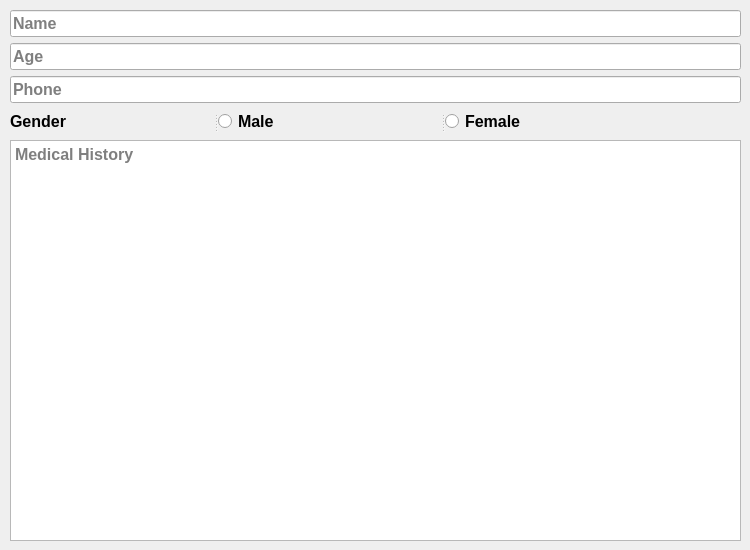
       <widget class="QWidget" name="showPatientReportTab">
        <attribute name="title">
         <string>Show</string>
        </attribute>
        <widget class="QWidget" name="layoutWidget_9">
         <property name="geometry">
          <rect>
           <x>10</x>
           <y>10</y>
           <width>731</width>
           <height>531</height>
          </rect>
         </property>
         <layout class="QGridLayout" name="gridLayout_15">
          <item row="1" column="0">
           <widget class="QSplitter" name="splitter_8">
            <property name="orientation">
             <enum>Qt::Horizontal</enum>
            </property>
            <widget class="QLabel" name="genderLable">
             <property name="font">
              <font>
               <family>Arial</family>
               <pointsize>12</pointsize>
               <weight>75</weight>
               <bold>true</bold>
              </font>
             </property>
             <property name="text">
              <string>Gender</string>
             </property>
            </widget>
            <widget class="QRadioButton" name="showGM">
             <property name="font">
              <font>
               <family>Arial</family>
               <pointsize>12</pointsize>
               <weight>75</weight>
               <bold>true</bold>
              </font>
             </property>
             <property name="cursor">
              <cursorShape>PointingHandCursor</cursorShape>
             </property>
             <property name="text">
              <string>Male</string>
             </property>
            </widget>
            <widget class="QRadioButton" name="showGF">
             <property name="font">
              <font>
               <family>Arial</family>
               <pointsize>12</pointsize>
               <weight>75</weight>
               <bold>true</bold>
              </font>
             </property>
             <property name="cursor">
              <cursorShape>PointingHandCursor</cursorShape>
             </property>
             <property name="text">
              <string>Female</string>
             </property>
            </widget>
           </widget>
          </item>
          <item row="0" column="0">
           <layout class="QFormLayout" name="formLayout_7">
            <item row="0" column="0" colspan="2">
             <widget class="QLineEdit" name="showName">
              <property name="font">
               <font>
                <family>Arial</family>
                <pointsize>12</pointsize>
                <weight>75</weight>
                <bold>true</bold>
               </font>
              </property>
              <property name="placeholderText">
               <string>Name</string>
              </property>
             </widget>
            </item>
            <item row="1" column="0" colspan="2">
             <widget class="QLineEdit" name="showAge">
              <property name="font">
               <font>
                <family>Arial</family>
                <pointsize>12</pointsize>
                <weight>75</weight>
                <bold>true</bold>
               </font>
              </property>
              <property name="placeholderText">
               <string>Age</string>
              </property>
             </widget>
            </item>
            <item row="2" column="0" colspan="2">
             <widget class="QLineEdit" name="showPhone">
              <property name="font">
               <font>
                <family>Arial</family>
                <pointsize>12</pointsize>
                <weight>75</weight>
                <bold>true</bold>
               </font>
              </property>
              <property name="placeholderText">
               <string>Phone</string>
              </property>
             </widget>
            </item>
           </layout>
          </item>
          <item row="2" column="0">
           <widget class="QTextEdit" name="showMedicalHistory">
            <property name="font">
             <font>
              <family>Arial</family>
              <pointsize>12</pointsize>
              <weight>75</weight>
              <bold>true</bold>
             </font>
            </property>
            <property name="cursor" stdset="0">
             <cursorShape>IBeamCursor</cursorShape>
            </property>
            <property name="placeholderText">
             <string>Medical History</string>
            </property>
           </widget>
          </item>
         </layout>
        </widget>
       </widget>
